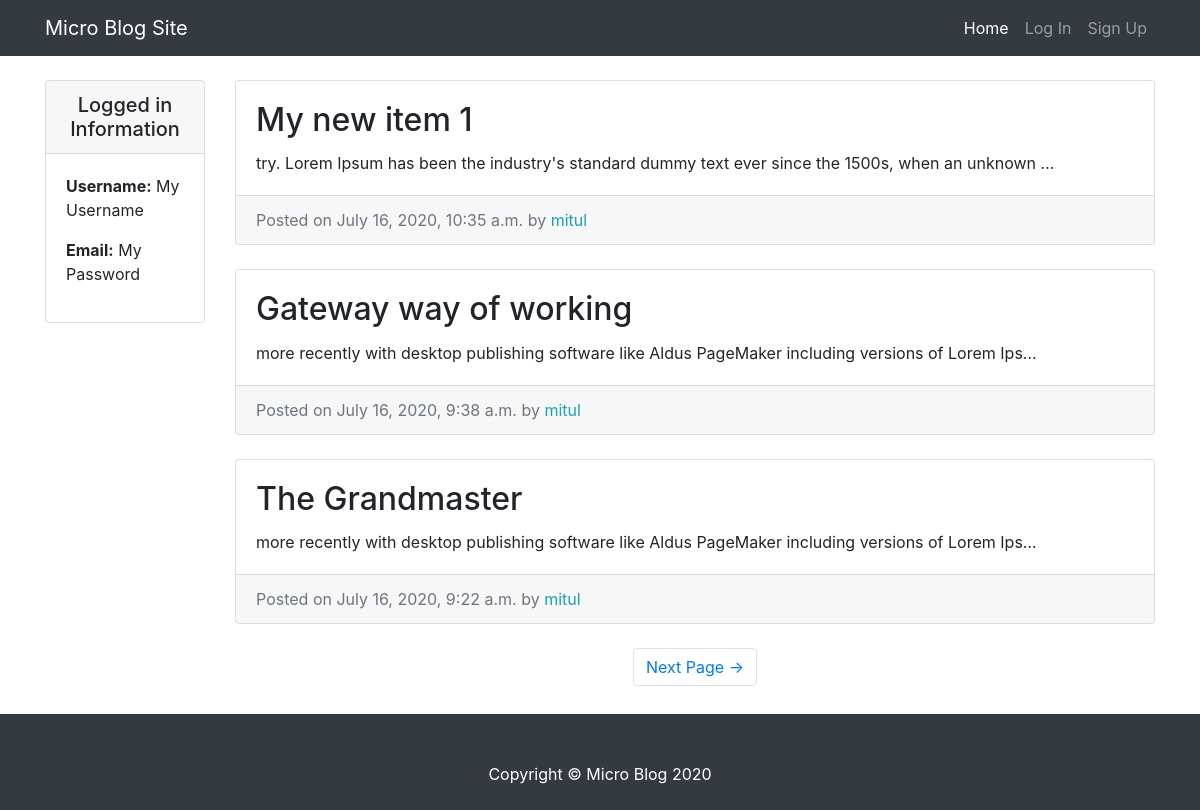
The app's page /, older data.
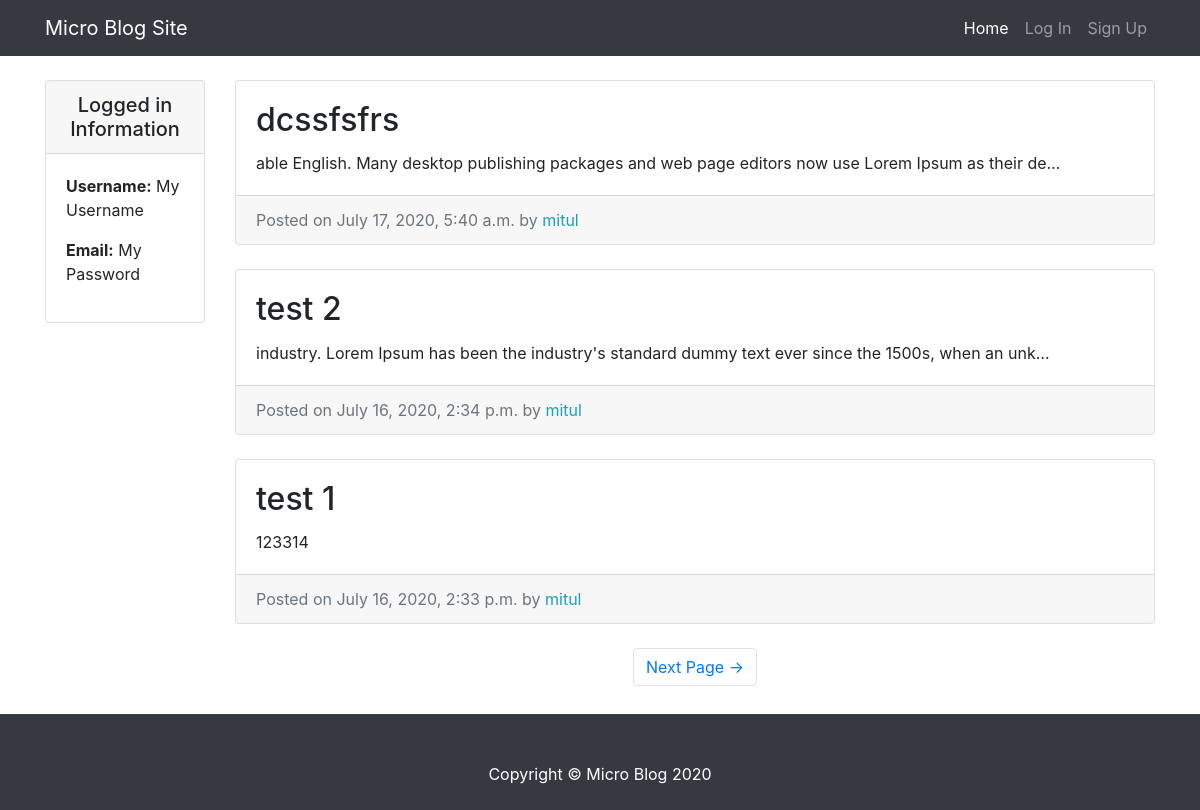
The same page, newer data.
### post/models.py (models this page shows, shortened)
class Post(models.Model):
    post_title = models.CharField(max_length=50)
    post_text = models.TextField(max_length=200)
    post_date = models.DateTimeField(auto_now_add=True)
    post_author = models.ForeignKey(User,on_delete=models.CASCADE)
    class Meta:
        verbose_name_plural = "Posts"

### post/views.py (the view)
# urls.py: path('', HomeView.as_view(), name = 'blog-home'),
class HomeView(ListView):
    model = Post
    template_name = 'index.html'
    context_object_name = 'post_entries'
    paginate_by = 3
    def get_ordering(self):
        ordering = self.request.GET.get('ordering','-post_date')
        return ordering

### templates/index.html (shortened to what this page needs)
{% extends 'base.html' %}
  {% block extra_css %}
    <link href="/static/css/blog-home.css" rel="stylesheet">
  {% endblock extra_css %}
  {% block content %}
    <div class="row">
      <div class="col-md-2">
      <div class="card my-4">
          <h5 class="card-header text-center">Logged in Information</h5>
          <div class="card-body">
            <ul class="list-unstyled mb-0">
                <li>
                    <p> <strong>Username:</strong> My Username </p>
                </li>
                <li>
                    <p> <strong>Email:</strong> My Password</p>
                </li>
            </ul>
          </div>
        </div>
      </div>
      <div class="col-md-10">
        {% for post in post_entries %}
          <div class="card mb-4 mt-4">
            <div class="card-body">
              <h2 class="card-title">{{post.post_title}}</h2>
              <p class="card-text">{{post.post_text | truncatechars:100}}</p>
            </div>
            <div class="card-footer text-muted">
              Posted on {{post.post_date}} by
              <span class= "text-info mr-2">{{post.post_author}}</span>
            </div>
          </div>
        {% endfor %}
    {% if is_paginated %}
        <ul class="pagination justify-content-center mb-4">
        {% if page_obj.has_next %}
          <li class="page-item">
            <a class="page-link" href="?page={{page_obj.next_page_number}}">Next Page &rarr;</a>
          </li>
        {% endif %}
        </ul>
    {% endif %}
      </div>
    </div>
  {% endblock %}

Row changes from the older to the newer data that the page shows:
no longer on this page (row unchanged): Post: post_title "My new item 1", post_text "try. Lorem Ipsum has been the industry's standard dummy text ever since the 1500s, when an unknown …", post_date "July 16, 2020, 10:35 a.m.", post_author "mitul"
no longer on this page (row unchanged): Post: post_title "Gateway way of working", post_text "more recently with desktop publishing software like Aldus PageMaker including versions of Lorem Ips…", post_date "July 16, 2020, 9:38 a.m.", post_author "mitul"
no longer on this page (row unchanged): Post: post_title "The Grandmaster", post_text "more recently with desktop publishing software like Aldus PageMaker including versions of Lorem Ips…", post_date "July 16, 2020, 9:22 a.m.", post_author "mitul"
added Post: post_title "dcssfsfrs", post_text "able English. Many desktop publishing packages and web page editors now use Lorem Ipsum as their de…", post_date "July 17, 2020, 5:40 a.m.", post_author "mitul"
added Post: post_title "test 2", post_text "industry. Lorem Ipsum has been the industry's standard dummy text ever since the 1500s, when an unk…", post_date "July 16, 2020, 2:34 p.m.", post_author "mitul"
added Post: post_title "test 1", post_text "123314", post_date "July 16, 2020, 2:33 p.m.", post_author "mitul"
